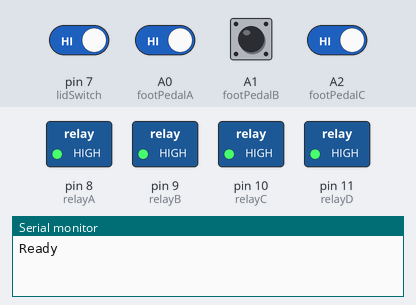
This sketch was run on a simulated Arduino Uno, built with avr-gcc and run on an emulated ATmega328P. Shown: switched loads named in the sketch (green lamp = pin HIGH), the last lines printed to the serial monitor. Inputs (shaded band) come from the test bench; at power-on: A0 (footPedalA), A1 (footPedalB), A2 (footPedalC), pin 7 (lidSwitch) HIGH.

Above: at 1.2 s.
1.3 s: A1 (footPedalB) pulled LOW for 0.15 s
At 1.38 s:
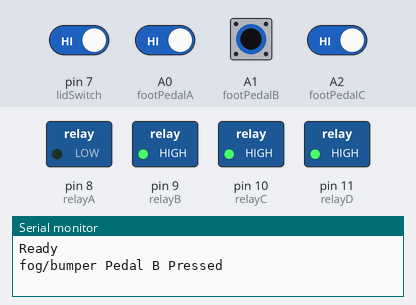
6.1 s: pin 7 (lidSwitch) driven LOW and A0 (footPedalA) driven LOW and A1 (footPedalB) driven LOW and A2 (footPedalC) driven LOW
At 7.6 s:
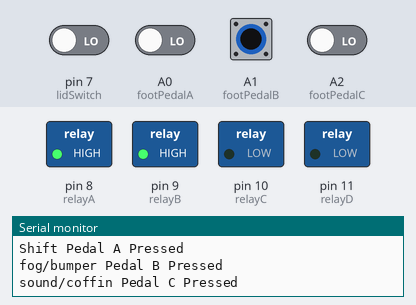
7.9 s: A0 (footPedalA) driven HIGH
At 9.1 s:
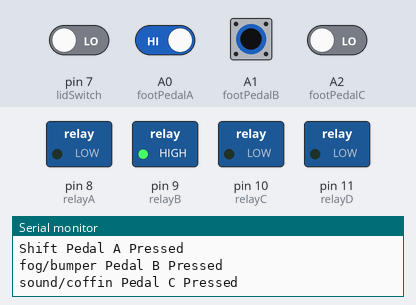
9.4 s: A1 (footPedalB) driven HIGH
At 10.0 s:
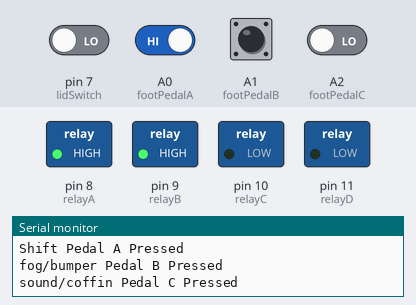
Timing chart, 0 to 11.9 s (numbered marks = the images above; inputs shaded):
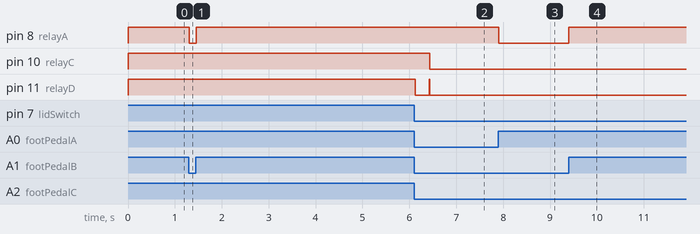

Measured:
- after the input at 1.3 s, pin 8 (relayA): HIGH → LOW at once, → HIGH 0.15 s later
- after the input at 6.1 s, pin 10 (relayC): HIGH → LOW after 0.34 s; pin 11 (relayD): HIGH → LOW at once, → HIGH 0.30 s later, → LOW 0.01 s later
- after the input at 7.9 s, pin 8 (relayA): HIGH → LOW at once
- after the input at 9.4 s, pin 8 (relayA): LOW → HIGH at once

The sketch:

CoffinArduinoEmbedded.ino
```cpp
#include <SoftwareSerial.h>
SoftwareSerial mp3Trigger(2, 3); // RX, TX


byte lidSwitch = 7;
byte footPedalA = A0;
byte footPedalB = A1;
byte footPedalC = A2;

byte relayA = 8;
byte relayB = 9;
byte relayC = 10;
byte relayD = 11;


void setup() {
  //mp3 serial port
  Serial.begin(9600); //Serial for MP3 Board
  mp3Trigger.begin(38400);
  //pine modes
  pinMode(lidSwitch, INPUT_PULLUP);
  pinMode(relayA, OUTPUT);
  pinMode(relayB, OUTPUT);
  pinMode(relayC, OUTPUT);
  pinMode(relayD, OUTPUT);
  digitalWrite(relayA,HIGH);
  digitalWrite(relayB,HIGH);
  digitalWrite(relayC,HIGH);
  digitalWrite(relayD,HIGH);

  pinMode(footPedalA, INPUT_PULLUP);
  pinMode(footPedalB, INPUT_PULLUP);
  pinMode(footPedalC, INPUT_PULLUP);
  mp3Trigger.write('T'); mp3Trigger.write("6");
  Serial.println("Ready");
}

byte FP_A_Last = 0;
byte FP_B_Last = 0;
byte FP_C_Last = 0;
byte lidSwitchLast = 0;
byte shiftState = 0;
byte coffinState = 0;

void loop() {
  //coffin background
  coffinBackground();
  /////////////////read switches/////////////////////
  byte FP_A_State = !digitalRead(footPedalA);
  byte FP_B_State = !digitalRead(footPedalB);
  byte FP_C_State = !digitalRead(footPedalC);
  byte lidSwitchState = !digitalRead(lidSwitch);
  ///print for debug////
  if (FP_A_State == 1 && FP_A_Last == 0) {Serial.println("Shift Pedal A Pressed");}
  if (FP_B_State == 1 && FP_B_Last == 0) {Serial.println("fog/bumper Pedal B Pressed");}
  if (FP_C_State == 1 && FP_C_Last == 0) {Serial.println("sound/coffin Pedal C Pressed");}

  //map shift state with pedal A
  shiftState = FP_A_State;
  // if shift is not pressed
  if (shiftState == 0) {
    if (FP_B_State == 1) {
      digitalWrite(relayA, LOW);
    } else {
      digitalWrite(relayA, HIGH);
    }
    if (FP_C_State == 1 && FP_C_Last == 0) {
       //pedal C is pressed, play bang sound
       mp3Trigger.write('T'); mp3Trigger.write("5");
       Serial.println("playing spooky sound");
    }
  }else{
    //shift pedal is pressed
    if (FP_B_State == 1 && FP_B_Last == 0) {
        if(getCoffinPos() == 0){
          digitalWrite(relayD, LOW);
          delay(300);
          digitalWrite(relayD, HIGH);
        }
    }
    if (FP_C_State == 1 && FP_C_Last == 0) {
        coffinState = !coffinState;
        byte sucess = setCoffin(coffinState);
        if(sucess == 0){coffinState = !coffinState;}
    }


  }

  //check pedal B
  if (FP_B_State == 1 && FP_B_Last == 0) {
    //pedal b is pressed
  }


  //remember last state of switches
  FP_A_Last = FP_A_State;
  FP_B_Last = FP_B_State;
  FP_C_Last = FP_C_State;
  delay(10);
}


byte cofMoving = 0;
byte coffinPosition = 0;
byte cofStage = 0;
void coffinBackground(){
  if(coffinPosition == 0 && cofMoving == 1){
    // want to open and coffin is in closed position
    if(cofStage == 0){
      digitalWrite(relayD, LOW);
      cofStage = 1;
    }
    if(cofStage == 1){
      byte lidSwitchState = !digitalRead(lidSwitch);
      if(lidSwitchState == 1){ // lid is fully open, deploy skeleton
        digitalWrite(relayC, LOW);
        mp3Trigger.write('T'); mp3Trigger.write("3"); // bump sound effect
        delay(1000);
        mp3Trigger.write('T'); mp3Trigger.write("8"); // bump sound effect
        cofStage = 2;
        coffinPosition = 1; // coffin is now open
        cofMoving = 0; // coffin is done moving
      }
    }
  } // coffin open code.
//////////////////////////
  if(coffinPosition == 1 && cofMoving == 1){
    // want to close and coffin is in open position
    if(cofStage == 0){
      digitalWrite(relayC, HIGH); // lower the skeleton
      delay(2000);
      digitalWrite(relayD, HIGH); // CLOSE THE LID
      cofStage = 1;
      delay(200);
    }
    if(cofStage == 1){
      byte lidSwitchState = !digitalRead(lidSwitch);
      if(lidSwitchState == 0){ // lid is shut now
        cofStage = 2;
        coffinPosition = 0; // coffin is now close
        cofMoving = 0; // coffin is done moving
      }
    }
  } // coffin open code.
} // coffin background end function


byte setCoffin(byte IwantToGoTo){
  if(cofMoving == 1){
    return 0;
  }else{
    if(IwantToGoTo == 1){ /// I want the coffin to open
      if(coffinPosition == 0){ // if coffin is completely closed
        cofMoving = 1;
        cofStage = 0;
        return 1;
        // open up
      }
    }
    if(IwantToGoTo == 0){ // I want the coffin to close now
      if(coffinPosition == 1){ // only if it's fully open
        cofMoving = 1;
        cofStage = 0;
        return 1;
        // close
      }
    }
  }

  return 0;
}


byte getCoffinPos(){
  return coffinPosition+cofMoving;
}
```
